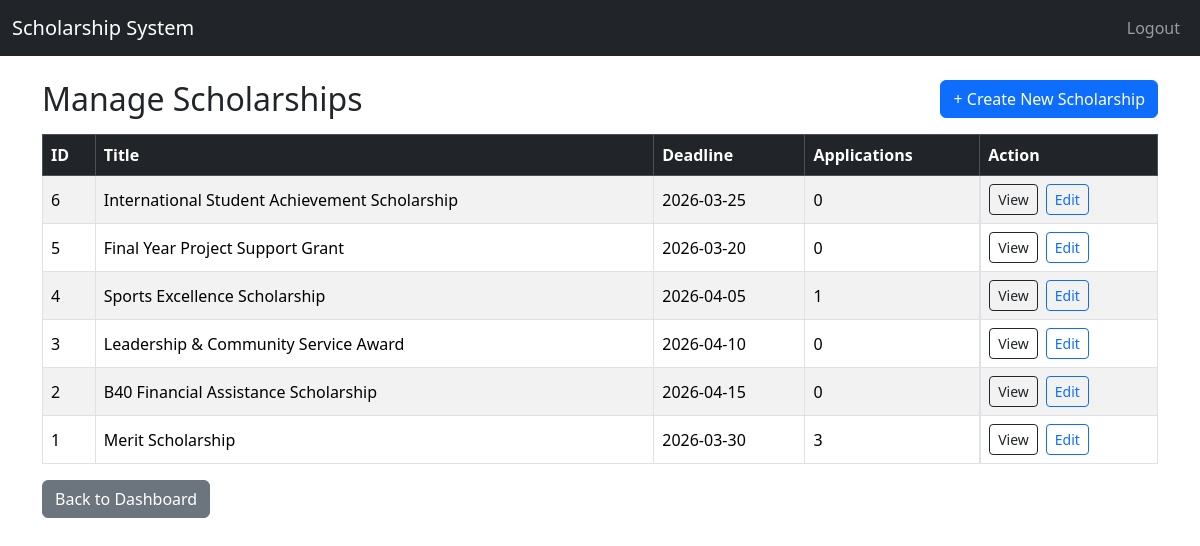
The page /admin/scholarships (signed in) on the database its author committed.
### app/models.py (models this page shows)
class Scholarship(db.Model):
    id = db.Column(db.Integer, primary_key=True)
    title = db.Column(db.String(200), nullable=False)
    description = db.Column(db.Text)
    eligibility_criteria = db.Column(db.JSON)
    application_deadline = db.Column(db.DateTime)
    created_at = db.Column(db.DateTime, default=datetime.utcnow)
    documents_required = db.Column(db.Text)  # comma-separated list

### app/routes/admin_routes.py (the view)
@admin_bp.route('/scholarships')
@login_required
def manage_scholarships():
    if current_user.role != 'admin':
        flash("Access denied.", "danger")
        return redirect(url_for('auth.login'))
    scholarships = Scholarship.query.order_by(Scholarship.id.desc()).all()
    rows = (
        db.session.query(Application.scholarship_id, func.count(Application.id))
        .group_by(Application.scholarship_id)
        .all()
    )
    app_counts = {sid: cnt for sid, cnt in rows}
    return render_template(
        'admin/manage_scholarships.html',
        scholarships=scholarships,
        app_counts=app_counts
    )

### app/templates/admin/manage_scholarships.html (shortened to what this page needs)
{% extends "base.html" %}
{% block content %}
<div class="d-flex justify-content-between align-items-center mb-3">
  <h2 class="mb-0">Manage Scholarships</h2>
  <a href="{{ url_for('admin.create_scholarship') }}" class="btn btn-primary">+ Create New Scholarship</a>
</div>
<div class="table-responsive">
  <table class="table table-bordered table-striped align-middle">
    <thead class="table-dark">
      <tr>
        <th>ID</th>
        <th>Title</th>
        <th>Deadline</th>
        <th>Applications</th>
        <th>Action</th>
      </tr>
    </thead>
    <tbody>
      {% for s in scholarships %}
      <tr>
        <td>{{ s.id }}</td>
        <td>{{ s.title }}</td>
        <td>
          {% if s.application_deadline %}
            {{ s.application_deadline.strftime('%Y-%m-%d') }}
          {% else %}
            -
          {% endif %}
        </td>
        <td>{{ app_counts.get(s.id, 0) }}</td>
        <td class="d-flex gap-2">
          <a class="btn btn-sm btn-outline-dark" href="{{ url_for('admin.scholarship_detail', scholarship_id=s.id) }}">View</a>
          <a class="btn btn-sm btn-outline-primary" href="{{ url_for('admin.edit_scholarship', scholarship_id=s.id) }}">Edit</a>
        </td>
      </tr>
      {% else %}
      <tr>
        <td colspan="5" class="text-center">No scholarships found.</td>
      </tr>
      {% endfor %}
    </tbody>
  </table>
</div>
<a href="{{ url_for('admin.dashboard') }}" class="btn btn-secondary">Back to Dashboard</a>
{% endblock %}

### rows shown on the page
Scholarship: id "6", title "International Student Achievement Scholarship", application_deadline "2026-03-25", get "0"
Scholarship: id "5", title "Final Year Project Support Grant", application_deadline "2026-03-20", get "0"
Scholarship: id "4", title "Sports Excellence Scholarship", application_deadline "2026-04-05", get "1"
Scholarship: id "3", title "Leadership & Community Service Award", application_deadline "2026-04-10", get "0"
Scholarship: id "2", title "B40 Financial Assistance Scholarship", application_deadline "2026-04-15", get "0"
Scholarship: id "1", title "Merit Scholarship", application_deadline "2026-03-30", get "3"
